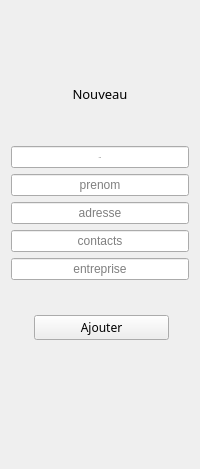
          <widget class="QWidget" name="stkdW_2p3">
           <layout class="QVBoxLayout" name="verticalLayout_10" stretch="4,0,2,0,0,0,0,0,1,0,0">
            <item>
             <spacer name="verticalSpacer_14">
              <property name="orientation">
               <enum>Qt::Vertical</enum>
              </property>
              <property name="sizeHint" stdset="0">
               <size>
                <width>20</width>
                <height>76</height>
               </size>
              </property>
             </spacer>
            </item>
            <item>
             <widget class="QLabel" name="label_5">
              <property name="font">
               <font>
                <family>Montserrat SemiBold</family>
                <pointsize>10</pointsize>
                <weight>50</weight>
                <bold>false</bold>
               </font>
              </property>
              <property name="text">
               <string>Nouveau</string>
              </property>
              <property name="alignment">
               <set>Qt::AlignCenter</set>
              </property>
             </widget>
            </item>
            <item>
             <spacer name="verticalSpacer_15">
              <property name="orientation">
               <enum>Qt::Vertical</enum>
              </property>
              <property name="sizeHint" stdset="0">
               <size>
                <width>20</width>
                <height>37</height>
               </size>
              </property>
             </spacer>
            </item>
            <item>
             <widget class="QLineEdit" name="lineEdit_16">
              <property name="font">
               <font>
                <family>Montserrat Medium</family>
                <pointsize>-1</pointsize>
                <weight>75</weight>
                <italic>false</italic>
                <bold>true</bold>
               </font>
              </property>
              <property name="alignment">
               <set>Qt::AlignCenter</set>
              </property>
              <property name="placeholderText">
               <string>nom</string>
              </property>
             </widget>
            </item>
            <item>
             <widget class="QLineEdit" name="lineEdit_17">
              <property name="alignment">
               <set>Qt::AlignCenter</set>
              </property>
              <property name="placeholderText">
               <string>prenom</string>
              </property>
             </widget>
            </item>
            <item>
             <widget class="QLineEdit" name="lineEdit_15">
              <property name="alignment">
               <set>Qt::AlignCenter</set>
              </property>
              <property name="placeholderText">
               <string>adresse</string>
              </property>
             </widget>
            </item>
            <item>
             <widget class="QLineEdit" name="lineEdit_14">
              <property name="alignment">
               <set>Qt::AlignCenter</set>
              </property>
              <property name="placeholderText">
               <string>contacts</string>
              </property>
             </widget>
            </item>
            <item>
             <widget class="QLineEdit" name="lineEdit_13">
              <property name="alignment">
               <set>Qt::AlignCenter</set>
              </property>
              <property name="placeholderText">
               <string>entreprise</string>
              </property>
             </widget>
            </item>
            <item>
             <spacer name="verticalSpacer_16">
              <property name="orientation">
               <enum>Qt::Vertical</enum>
              </property>
              <property name="sizeHint" stdset="0">
               <size>
                <width>20</width>
                <height>17</height>
               </size>
              </property>
             </spacer>
            </item>
            <item>
             <widget class="QWidget" name="widget_7" native="true">
              <property name="font">
               <font>
                <pointsize>10</pointsize>
               </font>
              </property>
              <layout class="QVBoxLayout" name="verticalLayout_11">
               <property name="spacing">
                <number>11</number>
               </property>
               <property name="leftMargin">
                <number>23</number>
               </property>
               <property name="topMargin">
                <number>10</number>
               </property>
               <property name="rightMargin">
                <number>20</number>
               </property>
               <property name="bottomMargin">
                <number>10</number>
               </property>
               <item>
                <widget class="QPushButton" name="pushButton_10">
                 <property name="font">
                  <font>
                   <family>Montserrat Medium</family>
                   <pointsize>9</pointsize>
                   <weight>50</weight>
                   <bold>false</bold>
                  </font>
                 </property>
                 <property name="styleSheet">
                  <string notr="true"/>
                 </property>
                 <property name="text">
                  <string>Ajouter</string>
                 </property>
                 <property name="icon">
                  <iconset resource="icon.qrc">
                   <normaloff>:/icons/add (1).png</normaloff>:/icons/add (1).png</iconset>
                 </property>
                </widget>
               </item>
              </layout>
             </widget>
            </item>
            <item>
             <spacer name="verticalSpacer_17">
              <property name="orientation">
               <enum>Qt::Vertical</enum>
              </property>
              <property name="sizeHint" stdset="0">
               <size>
                <width>20</width>
                <height>108</height>
               </size>
              </property>
             </spacer>
            </item>
           </layout>
          </widget>
